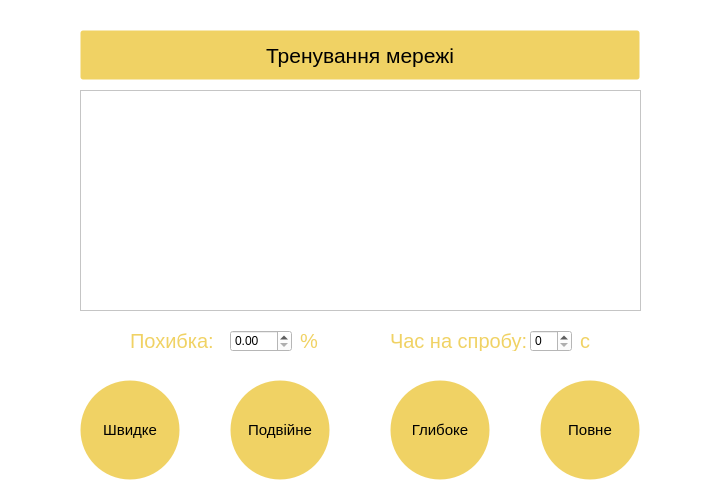
<?xml version="1.0" encoding="UTF-8"?>
<ui version="4.0">
 <class>Train</class>
 <widget class="QDialog" name="Train">
  <property name="geometry">
   <rect>
    <x>0</x>
    <y>0</y>
    <width>728</width>
    <height>498</height>
   </rect>
  </property>
  <property name="windowTitle">
   <string>Train</string>
  </property>
  <property name="styleSheet">
   <string notr="true">QWidget {background: white}
QVBoxLayout{border: 1px; border-color: black}
QPushButton{
display: inline-block;
  margin-bottom: 0;
  text-align: center;
  text-transform: uppercase;
  vertical-align: middle;
  cursor: pointer;
  background-image: none;
  whitespace: nowrap;
  padding: 6px 12px;
  font-size: 1.4rem;
  border-radius: 3px;
  border: 1px solid transparent;
  text-decoration: none;
  user-select: none;
 background: #f0d264;
}


QLabel{
color:#f0d264;
}</string>
  </property>
  <widget class="QPushButton" name="training">
   <property name="geometry">
    <rect>
     <x>80</x>
     <y>30</y>
     <width>560</width>
     <height>50</height>
    </rect>
   </property>
   <property name="font">
    <font>
     <pointsize>16</pointsize>
     <underline>false</underline>
     <strikeout>false</strikeout>
    </font>
   </property>
   <property name="accessibleName">
    <string>training</string>
   </property>
   <property name="text">
    <string>Тренування мережі</string>
   </property>
  </widget>
  <widget class="QLabel" name="label">
   <property name="geometry">
    <rect>
     <x>130</x>
     <y>330</y>
     <width>91</width>
     <height>21</height>
    </rect>
   </property>
   <property name="font">
    <font>
     <pointsize>15</pointsize>
    </font>
   </property>
   <property name="text">
    <string>Похибка:</string>
   </property>
  </widget>
  <widget class="QDoubleSpinBox" name="mistake">
   <property name="geometry">
    <rect>
     <x>230</x>
     <y>330</y>
     <width>62</width>
     <height>22</height>
    </rect>
   </property>
  </widget>
  <widget class="QLabel" name="label_2">
   <property name="geometry">
    <rect>
     <x>390</x>
     <y>330</y>
     <width>141</width>
     <height>21</height>
    </rect>
   </property>
   <property name="font">
    <font>
     <pointsize>15</pointsize>
    </font>
   </property>
   <property name="text">
    <string>Час на спробу:</string>
   </property>
  </widget>
  <widget class="QLabel" name="label_3">
   <property name="geometry">
    <rect>
     <x>300</x>
     <y>330</y>
     <width>31</width>
     <height>21</height>
    </rect>
   </property>
   <property name="font">
    <font>
     <pointsize>15</pointsize>
    </font>
   </property>
   <property name="text">
    <string>%</string>
   </property>
  </widget>
  <widget class="QSpinBox" name="spinBox">
   <property name="geometry">
    <rect>
     <x>530</x>
     <y>330</y>
     <width>42</width>
     <height>22</height>
    </rect>
   </property>
  </widget>
  <widget class="QLabel" name="label_4">
   <property name="geometry">
    <rect>
     <x>580</x>
     <y>330</y>
     <width>31</width>
     <height>21</height>
    </rect>
   </property>
   <property name="font">
    <font>
     <pointsize>15</pointsize>
    </font>
   </property>
   <property name="text">
    <string>c</string>
   </property>
  </widget>
  <widget class="QPushButton" name="fullButton">
   <property name="geometry">
    <rect>
     <x>540</x>
     <y>380</y>
     <width>100</width>
     <height>100</height>
    </rect>
   </property>
   <property name="font">
    <font>
     <pointsize>-1</pointsize>
     <underline>false</underline>
     <strikeout>false</strikeout>
    </font>
   </property>
   <property name="accessibleName">
    <string>fullButton</string>
   </property>
   <property name="styleSheet">
    <string notr="true">QPushButton{
     border-radius: 50%;
font-size:15px;
color:black;
  }
:hover{
    text-decoration: none;
    color: #fff;
  }
:pressed{
border-style: outset;
border-width: 2px;
border-color: beige;
font: 12pt;
padding: 0px
}</string>
   </property>
   <property name="text">
    <string>Повне</string>
   </property>
   <property name="autoRepeatDelay">
    <number>300</number>
   </property>
  </widget>
  <widget class="QPushButton" name="deepButton">
   <property name="geometry">
    <rect>
     <x>390</x>
     <y>380</y>
     <width>100</width>
     <height>100</height>
    </rect>
   </property>
   <property name="font">
    <font>
     <pointsize>-1</pointsize>
     <underline>false</underline>
     <strikeout>false</strikeout>
    </font>
   </property>
   <property name="accessibleName">
    <string>deepButton</string>
   </property>
   <property name="styleSheet">
    <string notr="true">QPushButton{
     border-radius: 50%;
font-size:15px;
color:black;
  }
:hover{
    text-decoration: none;
    color: #fff;
  }
:pressed{
border-style: outset;
border-width: 2px;
border-color: beige;
font: 12pt;
padding: 0px
}</string>
   </property>
   <property name="text">
    <string>Глибоке</string>
   </property>
   <property name="autoRepeatDelay">
    <number>300</number>
   </property>
  </widget>
  <widget class="QPushButton" name="fastButton">
   <property name="geometry">
    <rect>
     <x>80</x>
     <y>380</y>
     <width>100</width>
     <height>100</height>
    </rect>
   </property>
   <property name="font">
    <font>
     <pointsize>-1</pointsize>
     <underline>false</underline>
     <strikeout>false</strikeout>
    </font>
   </property>
   <property name="accessibleName">
    <string>fastButton</string>
   </property>
   <property name="styleSheet">
    <string notr="true">QPushButton{
     border-radius: 50%;
font-size:15px;
color:black;
  }
:hover{
    text-decoration: none;
    color: #fff;
  }
:pressed{
border-style: outset;
border-width: 2px;
border-color: beige;
font: 12pt;
padding: 0px
}</string>
   </property>
   <property name="text">
    <string>Швидке</string>
   </property>
   <property name="autoRepeatDelay">
    <number>300</number>
   </property>
  </widget>
  <widget class="QPushButton" name="doubleButton">
   <property name="geometry">
    <rect>
     <x>230</x>
     <y>380</y>
     <width>100</width>
     <height>100</height>
    </rect>
   </property>
   <property name="font">
    <font>
     <pointsize>-1</pointsize>
     <underline>false</underline>
     <strikeout>false</strikeout>
    </font>
   </property>
   <property name="accessibleName">
    <string>doubleButton</string>
   </property>
   <property name="styleSheet">
    <string notr="true">QPushButton{
     border-radius: 50%;
font-size:15px;
color:black;
  }
:hover{
    text-decoration: none;
    color: #fff;
  }
:pressed{
border-style: outset;
border-width: 2px;
border-color: beige;
font: 12pt;
padding: 0px
}</string>
   </property>
   <property name="text">
    <string>Подвійне</string>
   </property>
   <property name="autoRepeatDelay">
    <number>300</number>
   </property>
  </widget>
  <widget class="QTableWidget" name="tableOptions">
   <property name="geometry">
    <rect>
     <x>80</x>
     <y>90</y>
     <width>561</width>
     <height>221</height>
    </rect>
   </property>
  </widget>
 </widget>
 <resources/>
 <connections/>
</ui>
